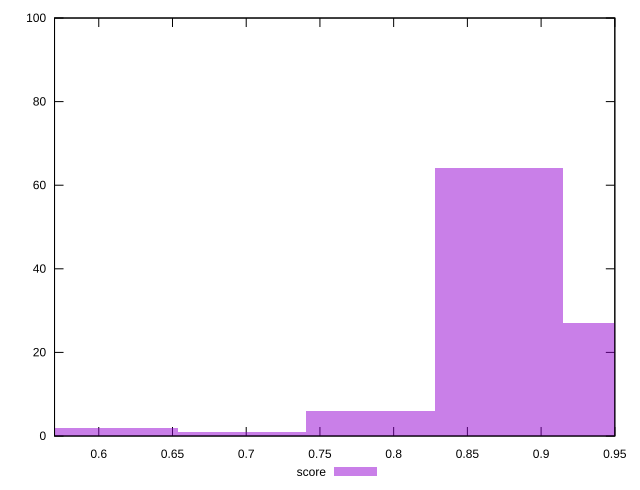

The script that saved this image:
reset

$score <<EOF
0.784380714063778 6
0.8715341267375311 64
0.9586875394112842 27
0.6100738887162718 2
0.6972273013900249 1
EOF

set key outside below
set boxwidth 0.08715341267375311
set xrange [0.57:0.95]
set yrange [0:100]
set trange [0:100]
set style fill transparent solid 0.5 noborder
set terminal svg size 640, 490 enhanced background rgb 'white'
set output "report_00015_2021-02-09T16-11-33.973Z/first-meaningful-paint/samples/pages+cached+noadtech+nomedia/score/histogram.svg"

plot $score title "score" with boxes

reset
